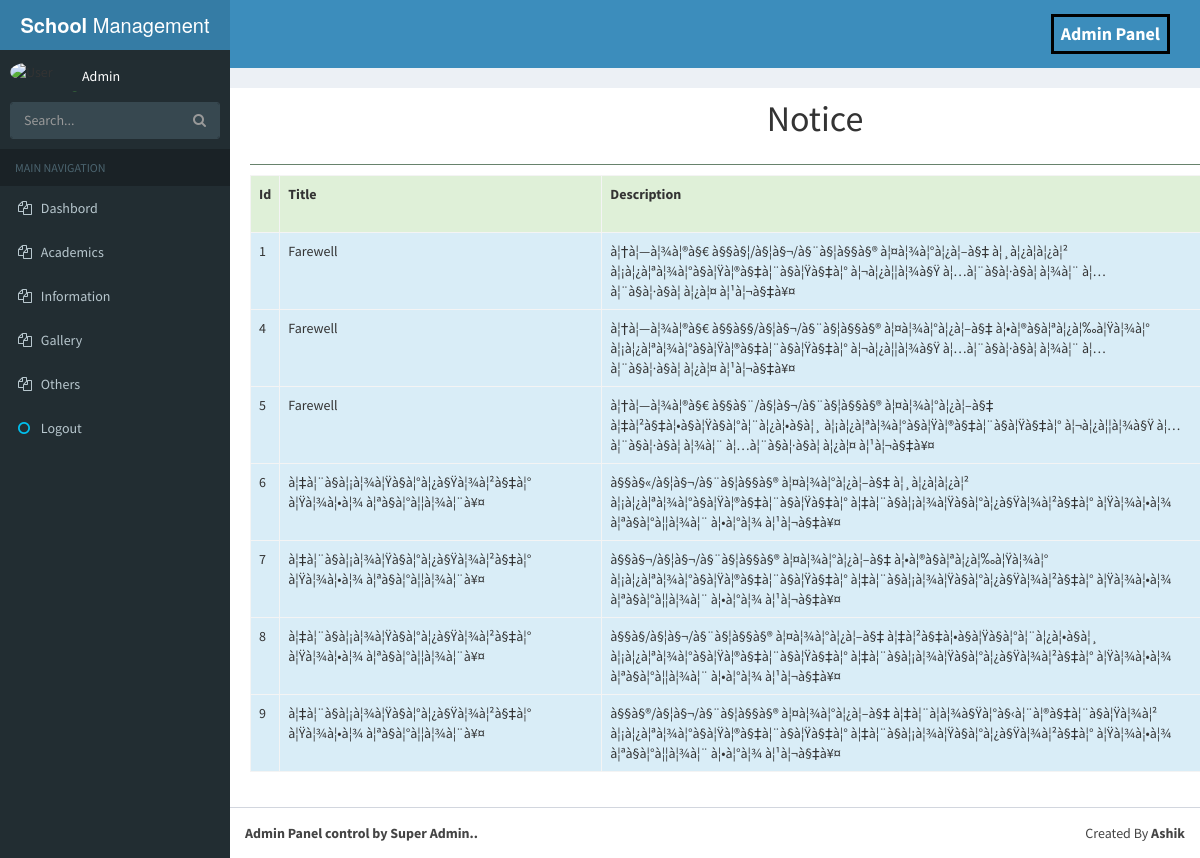
The app's page /admin/notice-view.php (signed in) with its own data.
### tables this page shows
CREATE TABLE `notice` (
  `id` int(11) NOT NULL,
  `title` varchar(100) NOT NULL,
  `description` varchar(1000) NOT NULL,
  `pdf_file` varchar(100) NOT NULL,
  `date` varchar(100) NOT NULL
);

### admin/notice-view.php (the view, shortened to what this page needs)
<?php include("header.php"); ?>
<?php include("sidebar.php"); ?>
    <div class="content-wrapper"><br>
        <section class="container">
        <div class="row">
            <div class="col-md-12" style="background:#fff;padding: 15px 20px;">
                    <div class="tab-head">
                        <h1 style="text-align:center;border-bottom: 1px solid #67826c;padding: 26px 0px;margin-top: -30px;text-weight:bold;">Notice</h1>
                    </div>
                    <table class="table table-bordered">
                        <tr class="success">
                            <th>Id</th>
                            <th>Title</th>
                            <th>Description</th>
                        </tr>
                            <?php
                                $select = "SELECT * FROM notice";
                                $run = $connect->query($select);
                                if($run->num_rows > 0){
                                    while($row = $run->fetch_assoc()){
                                        ?>
                                        <tr class="info">
                                            <td><?php echo $row["id"]; ?></td>
                                            <td><?php echo $row["title"]; ?></td>
                                            <td><?php echo $row["description"]; ?></td>
                                        </tr>
                                        <?php
                                    }
                                }
                            ?>
                    </table>
                </div>
             </div>
        </section>
    </div>
<?php include("footer.php"); ?>

### admin/header.php (shortened to what this page needs)
<!DOCTYPE html>
<html>
<head>
  <link rel="stylesheet" href="css/bootstrap.min.css">
  <link rel="stylesheet" href="css/font-awesome.min.css">
  <link rel="stylesheet" href="css/ionicons.min.css">
  <link rel="stylesheet" href="jquery-jvectormap.css">
  <link rel="stylesheet" href="css/AdminLTE.min.css">
  <link rel="stylesheet" href="css/_all-skins.min.css">
</head>
<body class="hold-transition skin-blue sidebar-mini">
<div class="wrapper">
  <header class="main-header">
    <a href="#" class="logo">
      <span class="logo-lg"><b>School </b>Management</span>
    </a>
    <nav class="navbar navbar-static-top">
      <div class="navbar-custom-menu">
        <ul class="nav navbar-nav">
        <h4 style="margin: 14px 30px;font-weight: bold;border: 3px solid #000;color: #ffffff;padding: 7px;">Admin Panel</h4>
        </ul>
      </div>
    </nav>
  </header>

### admin/sidebar.php (shortened to what this page needs)
<aside class="main-sidebar">
    <section class="sidebar">
        <div class="user-panel">
            <div class="pull-left image">
                <img src="img/login.jpg" class="img-circle" alt="User Image">
            </div>
            <div class="pull-left info">
                <p>
                    <?php
                  if(isset($_SESSION['name'])){
                      echo "<h5 style='margin: -5px 12px'>".$_SESSION['name']."</h5>";
                   }
             ?>
                </p>
                <a href="#"><i class="fa fa-circle text-success"></i> Online</a>
            </div>
        </div>
        <form action="#" method="get" class="sidebar-form">
            <div class="input-group">
                <input type="text" name="q" class="form-control" placeholder="Search...">
                <span class="input-group-btn">
                <button type="submit" name="search" id="search-btn" class="btn btn-flat">
                  <i class="fa fa-search"></i>
                </button>
              </span>
            </div>
        </form>
        <ul class="sidebar-menu" data-widget="tree">
            <li class="header">MAIN NAVIGATION</li>
            <li class="treeview">
                    <a href="#">
                    <i class="fa fa-files-o"></i>
                    <span>Dashbord</span>
                  </a>
            </li>
            <li class="treeview">
                <a href="#">
            <i class="fa fa-files-o"></i>
            <span>Academics</span>
          </a>
            </li>
            <li class="treeview">
                <a href="#">
            <i class="fa fa-files-o"></i> <span>Information</span>
          </a>
            </li>
            <li class="treeview">
                <a href="#">
            <i class="fa fa-files-o"></i> <span>Gallery</span>
          </a>
            </li>
            <li class="treeview">
                    <a href="#">
                    <i class="fa fa-files-o"></i>
                    <span>Others</span>
                  </a>
            </li>
            <li><a href="logout.php"><i class="fa fa-circle-o text-aqua"></i> <span>Logout</span></a></li>
        </ul>
    </section>
</aside>

### admin/footer.php (shortened to what this page needs)
  <footer class="main-footer">
    <div class="pull-right hidden-xs">
      Created By <b>Ashik</b>
    </div>
    <strong>Admin Panel control by Super Admin..</strong>
  </footer>
</div>
</body>
</html>

### records on screen
notice: id "1", title "Farewell", description "à¦†à¦—à¦¾à¦®à§€ à§§à§¦/à§¦à§¬/à§¨à§¦à§§à§® à¦¤à¦¾à¦°à¦¿à¦–à§‡ à¦¸à¦¿à¦­à¦¿à¦² à¦¡à¦¿à¦ªà¦¾à¦°à§à¦Ÿà¦®à§‡à¦¨à§à¦Ÿà§‡à¦° à¦¬à¦¿à¦¦à¦¾à§Ÿ à¦…à¦¨à§à¦·à§à¦ à¦¾à¦¨ à¦…à¦¨à§à¦·à§à¦ à¦¿à¦¤ à¦¹à¦¬à§‡à¥¤"
notice: id "4", title "Farewell", description "à¦†à¦—à¦¾à¦®à§€ à§§à§§/à§¦à§¬/à§¨à§¦à§§à§® à¦¤à¦¾à¦°à¦¿à¦–à§‡ à¦•à¦®à§à¦ªà¦¿à¦‰à¦Ÿà¦¾à¦° à¦¡à¦¿à¦ªà¦¾à¦°à§à¦Ÿà¦®à§‡à¦¨à§à¦Ÿà§‡à¦° à¦¬à¦¿à¦¦à¦¾à§Ÿ à¦…à¦¨à§à¦·à§à¦ à¦¾à¦¨ à¦…à¦¨à§à¦·à§à¦ à¦¿à¦¤ à¦¹à¦¬à§‡à¥¤"
notice: id "5", title "Farewell", description "à¦†à¦—à¦¾à¦®à§€ à§§à§¨/à§¦à§¬/à§¨à§¦à§§à§® à¦¤à¦¾à¦°à¦¿à¦–à§‡ à¦‡à¦²à§‡à¦•à§à¦Ÿà§à¦°à¦¨à¦¿à¦•à§à¦¸ à¦¡à¦¿à¦ªà¦¾à¦°à§à¦Ÿà¦®à§‡à¦¨à§à¦Ÿà§‡à¦° à¦¬à¦¿à¦¦à¦¾à§Ÿ à¦…à¦¨à§à¦·à§à¦ à¦¾à¦¨ à¦…à¦¨à§à¦·à§à¦ à¦¿à¦¤ à¦¹à¦¬à§‡à¥¤"
notice: id "6", title "à¦‡à¦¨à§à¦¡à¦¾à¦Ÿà§à¦°à¦¿à§Ÿà¦¾à¦²à§‡à¦° à¦Ÿà¦¾à¦•à¦¾ à¦ªà§à¦°à¦¦à¦¾à¦¨à¥¤", description "à§§à§«/à§¦à§¬/à§¨à§¦à§§à§® à¦¤à¦¾à¦°à¦¿à¦–à§‡ à¦¸à¦¿à¦­à¦¿à¦² à¦¡à¦¿à¦ªà¦¾à¦°à§à¦Ÿà¦®à§‡à¦¨à§à¦Ÿà§‡à¦° à¦‡à¦¨à§à¦¡à¦¾à¦Ÿà§à¦°à¦¿à§Ÿà¦¾à¦²à§‡à¦° à¦Ÿà¦¾à¦•à¦¾ à¦ªà§à¦°à¦¦à¦¾à¦¨ à¦•à¦°à¦¾ à¦¹à¦¬à§‡à¥¤"
notice: id "7", title "à¦‡à¦¨à§à¦¡à¦¾à¦Ÿà§à¦°à¦¿à§Ÿà¦¾à¦²à§‡à¦° à¦Ÿà¦¾à¦•à¦¾ à¦ªà§à¦°à¦¦à¦¾à¦¨à¥¤", description "à§§à§¬/à§¦à§¬/à§¨à§¦à§§à§® à¦¤à¦¾à¦°à¦¿à¦–à§‡ à¦•à¦®à§à¦ªà¦¿à¦‰à¦Ÿà¦¾à¦° à¦¡à¦¿à¦ªà¦¾à¦°à§à¦Ÿà¦®à§‡à¦¨à§à¦Ÿà§‡à¦° à¦‡à¦¨à§à¦¡à¦¾à¦Ÿà§à¦°à¦¿à§Ÿà¦¾à¦²à§‡à¦° à¦Ÿà¦¾à¦•à¦¾ à¦ªà§à¦°à¦¦à¦¾à¦¨ à¦•à¦°à¦¾ à¦¹à¦¬à§‡à¥¤"
notice: id "8", title "à¦‡à¦¨à§à¦¡à¦¾à¦Ÿà§à¦°à¦¿à§Ÿà¦¾à¦²à§‡à¦° à¦Ÿà¦¾à¦•à¦¾ à¦ªà§à¦°à¦¦à¦¾à¦¨à¥¤", description "à§§à§­/à§¦à§¬/à§¨à§¦à§§à§® à¦¤à¦¾à¦°à¦¿à¦–à§‡ à¦‡à¦²à§‡à¦•à§à¦Ÿà§à¦°à¦¨à¦¿à¦•à§à¦¸ à¦¡à¦¿à¦ªà¦¾à¦°à§à¦Ÿà¦®à§‡à¦¨à§à¦Ÿà§‡à¦° à¦‡à¦¨à§à¦¡à¦¾à¦Ÿà§à¦°à¦¿à§Ÿà¦¾à¦²à§‡à¦° à¦Ÿà¦¾à¦•à¦¾ à¦ªà§à¦°à¦¦à¦¾à¦¨ à¦•à¦°à¦¾ à¦¹à¦¬à§‡à¥¤"
notice: id "9", title "à¦‡à¦¨à§à¦¡à¦¾à¦Ÿà§à¦°à¦¿à§Ÿà¦¾à¦²à§‡à¦° à¦Ÿà¦¾à¦•à¦¾ à¦ªà§à¦°à¦¦à¦¾à¦¨à¥¤", description "à§§à§®/à§¦à§¬/à§¨à§¦à§§à§® à¦¤à¦¾à¦°à¦¿à¦–à§‡ à¦‡à¦¨à¦­à¦¾à§Ÿà¦°à§‹à¦¨à¦®à§‡à¦¨à§à¦Ÿà¦¾à¦² à¦¡à¦¿à¦ªà¦¾à¦°à§à¦Ÿà¦®à§‡à¦¨à§à¦Ÿà§‡à¦° à¦‡à¦¨à§à¦¡à¦¾à¦Ÿà§à¦°à¦¿à§Ÿà¦¾à¦²à§‡à¦° à¦Ÿà¦¾à¦•à¦¾ à¦ªà§à¦°à¦¦à¦¾à¦¨ à¦•à¦°à¦¾ à¦¹à¦¬à§‡à¥¤"

### other values on screen
$_SESSION['name'] "Admin"
